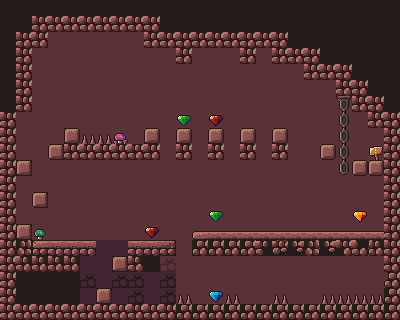

Below is a game level as drawn by its tile map, then a one-line description and the .tmx that defines it (tile-layer data replaced by summaries):
An orthogonal 25x20 tile map with 16x16 px tiles, 7 tile layers (Background, Ground, Spikes, Mushroom, ...) and 36 objects.

<map version="1.8" tiledversion="1.8.2" orientation="orthogonal" renderorder="right-down" width="25" height="20" tilewidth="16" tileheight="16" infinite="0" nextlayerid="19" nextobjectid="133">
 <tileset firstgid="1" source="cave_prototype.tsx" />
 <layer id="4" name="Background" width="25" height="20">
  <data>[500 cells, 500 non-empty, 5 distinct tile ids]</data>
 </layer>
 <objectgroup id="18" name="Goal">
  <object id="130" x="370" y="145" width="11.5" height="13.5" />
 </objectgroup>
 <objectgroup id="9" name="Player-Spawn">
  <object id="18" x="47" y="240">
   <point />
  </object>
  <object id="19" x="74" y="240">
   <point />
  </object>
 </objectgroup>
 <objectgroup id="15" name="Enemy-Spawn">
  <object id="87" x="273.646" y="225.152">
   <point />
  </object>
  <object id="88" x="-241.701" y="98.143">
   <point />
  </object>
 </objectgroup>
 <objectgroup id="10" name="Spikes">
  <object id="28" x="176.5" y="303.5">
   <polyline points="0,0 3.75,-9.625 8.125,-0.75 8.25,-0.875 12,-9.5 15.625,-0.875" />
  </object>
  <object id="31" x="225" y="302.875">
   <polyline points="0,0 3.75,-9.375 7.75,0.125 11.75,-9.375 15.375,0.125" />
  </object>
  <object id="33" x="273.25" y="303">
   <polyline points="0,0 3.5,-9.5 7.75,0 11.375,-9.375 14.875,-0.125" />
  </object>
  <object id="35" x="80.5" y="143.25">
   <polyline points="0,0 4.5,-11.5 8.5,0 12.5,-11.5 15.75,-0.25" />
  </object>
  <object id="36" x="98" y="143">
   <polyline points="0,0 3,-10.75 6.25,0 10.25,-11.25 13.75,-0.25" />
  </object>
  <object id="37" x="320.5" y="303.25">
   <polyline points="0,0 4,-11 8.25,0.5 12.25,-11 15.25,0" />
  </object>
  <object id="38" x="337.5" y="303.25">
   <polyline points="0,0 2.5,-10.75 7.5,0.75 10.75,-11.25 14.75,1 19.25,-11.5 23,0.25 26.75,-11 30.75,-0.25 35.25,-11.25 38.75,0.25 43,-11.75 46,0" />
  </object>
 </objectgroup>
 <objectgroup id="8" name="Collision-layer">
  <object id="2" x="193" y="231">
   <polyline points="0,25.5 0,0 190.5,0.5 191,-103.5 175.5,-103.5" />
  </object>
  <object id="10" x="160" y="158">
   <polyline points="0,0 0.5,-31 -0.5,-30 -16,-29.5 -16,-14.5 -16.5,-14.5 -81.5,-15 -81.5,-17.5 -82,-31 -96,-31 -96.5,1.5" />
  </object>
  <object id="11" x="63" y="112">
   <polyline points="-47.5,0.5 -46,130 32,128.5 32.5,143.5 33,143.5 17.5,145 17.5,192 32.5,192 33,177 47.9839,176.808 47.9592,191.753 319.5,190 320.5,143.5" />
  </object>
  <object id="13" x="176.5" y="159.5">
   <polyline points="0,0 0,-31.5 14.5,-32 16,-0.5" />
  </object>
  <object id="14" x="208" y="159.5">
   <polyline points="0,0 1,-32 15,-31.5 15,-31 15.5,-0.5" />
  </object>
  <object id="15" x="240.5" y="159.5">
   <polyline points="0,0 1,-32.5 15,-30.5 16,0.5" />
  </object>
  <object id="16" x="272.5" y="159">
   <polyline points="0,0 0.5,-32 14.5,-31.5 15.5,0" />
  </object>
  <object id="39" x="353.5" y="174">
   <polyline points="0,0 -0.5,-14 14.5,-13.5 28.5,-13.5" />
  </object>
  <object id="114" x="15.5" y="111.5">
   <polyline points="0,0 0.5,-15.5 16,-15.5 16.5,-63.5 32,-63.5 32.5,-79.5 127,-79 128,-64.5 159.5,-63.5 161,-47.5 161.5,-47.5 176.5,-47.5 177.5,-63.5 223.5,-64 225,-48.5 240,-48.5 241.5,-63.5 256,-63.5 257,-49 287.5,-48 287.5,-33 318,-32 320,-16 335,-16 337,-0.5 351.5,0 352,15.5 367.5,16" />
  </object>
  <object id="115" x="17" y="176">
   <polyline points="0,0 15,0 14.5,-16.5 -0.5,-16.5" />
  </object>
  <object id="116" x="33" y="240">
   <polyline points="0,0 0,-15.5 -16,-15.5" />
  </object>
  <object id="119" x="176" y="266.5">
   <polyline points="-32.5,-9.5 -15,-10.5 -0.5,-10 -0.5,-26.5 -47,-26.5 -47,-11.5 -62.5,-11.5 -63,4 -32,5 -33,-4" />
  </object>
  <object id="120" x="48.5" y="193">
   <polyline points="0,0 -15.5,0 -15.5,13.5 -0.5,14 -0.5,8" />
  </object>
  <object id="121" x="62.5" y="159">
   <polyline points="0,0 -13,0.5 -13,-15.5 0.5,-15.5" />
  </object>
  <object id="122" x="320" y="159">
   <polyline points="0,0 0,-15 15,-15 15.5,0.5" />
  </object>
  <object id="123" x="193" y="255.5">
   <polyline points="0,0 187.5,-1" />
  </object>
 </objectgroup>
 <objectgroup id="16" name="Collision-Monster">
  <object id="97" x="335.995" y="205.523">
   <polyline points="0,0 0,18.8588" />
  </object>
  <object id="98" x="224.382" y="208.217">
   <polyline points="0,0 0,19.2437" />
  </object>
 </objectgroup>
 <objectgroup id="12" name="Gems">
  <object id="105" x="145" y="227" width="14" height="11" />
  <object id="106" x="209" y="211" width="14" height="11" />
  <object id="107" x="353" y="211" width="14" height="11" />
  <object id="126" x="178" y="115" width="12.5" height="9.5" />
  <object id="128" x="210" y="114.5" width="12.5" height="9.5" />
  <object id="132" x="209" y="289" width="14.5" height="12.5" />
 </objectgroup>
 <layer id="1" name="Ground" width="25" height="20">
  <data>[500 cells, 147 non-empty, 21 distinct tile ids]</data>
 </layer>
 <layer id="7" name="Spikes" width="25" height="20">
  <data>[500 cells, 9 non-empty, 1 distinct tile ids]</data>
 </layer>
 <layer id="6" name="Mushroom" width="25" height="20">
  <data>[500 cells, 2 non-empty, 2 distinct tile ids]</data>
 </layer>
 <layer id="5" name="Chains" width="25" height="20">
  <data>[500 cells, 5 non-empty, 3 distinct tile ids]</data>
 </layer>
 <layer id="2" name="Diamonds" width="25" height="20">
  <data>[500 cells, 6 non-empty, 4 distinct tile ids]</data>
 </layer>
 <layer id="3" name="Goal" width="25" height="20">
  <data>[500 cells, 1 non-empty, 1 distinct tile ids]</data>
 </layer>
</map>
